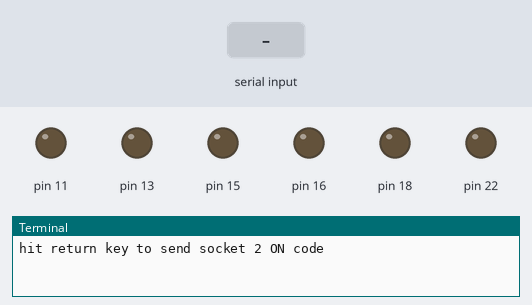
The program below on a simulated Raspberry Pi (header pin numbers). On the bench: output pins drawn as LEDs (lit = HIGH), the last lines printed to the terminal. The inputs (shaded band) are chosen by the test bench.

Above: at 1.2 s.
1.3 s: "1" typed at the terminal, then Enter
At 2.3 s:
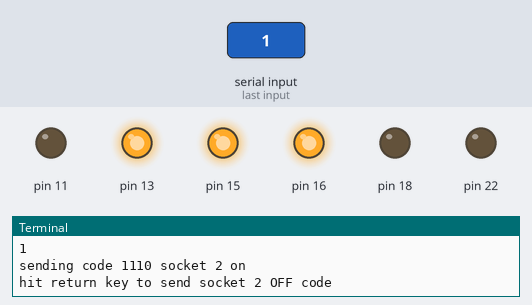
3.1 s: "0" typed at the terminal, then Enter
At 4.6 s:
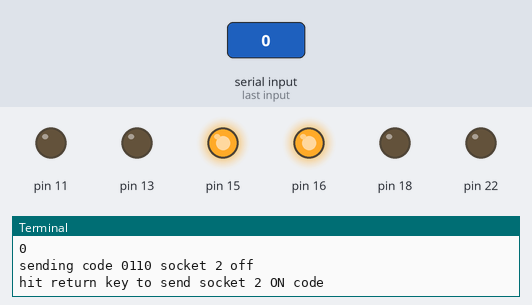
4.9 s: "2" typed at the terminal, then Enter
At 5.12 s:
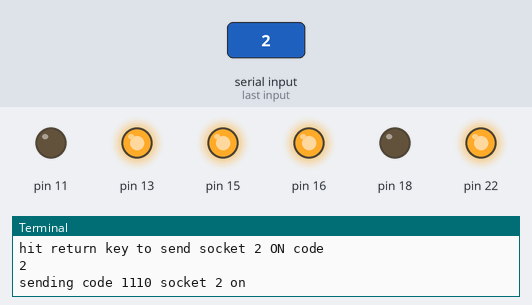
Timing chart, 0 to 7.9 s (numbered marks = the images above; inputs shaded):
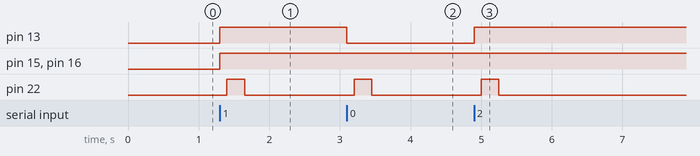

Measured:
- after the input at 1.3 s, pin 13, pin 15, pin 16: LOW → HIGH at once; pin 22: LOW → HIGH after 0.10 s, → LOW 0.25 s later
- after the input at 3.1 s, pin 13: HIGH → LOW at once; pin 22: LOW → HIGH after 0.10 s, → LOW 0.25 s later
- after the input at 4.9 s, pin 13: LOW → HIGH at once; pin 22: LOW → HIGH after 0.10 s, → LOW 0.25 s later

The program:

energenie_test.py
```python
#import the required modules
import RPi.GPIO as GPIO
import time

# set the pins numbering mode
GPIO.setmode(GPIO.BOARD)

# Select the GPIO pins used for the encoder K0-K3 data inputs
GPIO.setup(11, GPIO.OUT)
GPIO.setup(15, GPIO.OUT)
GPIO.setup(16, GPIO.OUT)
GPIO.setup(13, GPIO.OUT)

# Select the signal to select ASK/FSK
GPIO.setup(18, GPIO.OUT)

# Select the signal used to enable/disable the modulator
GPIO.setup(22, GPIO.OUT)

# Disable the modulator by setting CE pin lo
GPIO.output (22, False)

# Set the modulator to ASK for On Off Keying
# by setting MODSEL pin lo
GPIO.output (18, False)

# Initialise K0-K3 inputs of the encoder to 0000
GPIO.output (11, False)
GPIO.output (15, False)
GPIO.output (16, False)
GPIO.output (13, False)

try:
	# We will just loop round switching the units on and off
	while True:
		input('hit return key to send socket 2 ON code')
		# Set K0-K3
		print("sending code 1110 socket 2 on")
		GPIO.output (11, False)
		GPIO.output (15, True)
		GPIO.output (16, True)
		GPIO.output (13, True)
		# let it settle, encoder requires this
		time.sleep(0.1)
		# Enable the modulator
		GPIO.output (22, True)
		# keep enabled for a period
		time.sleep(0.25)
		# Disable the modulator
		GPIO.output (22, False)

		input('hit return key to send socket 2 OFF code')
		# Set K0-K3
		print("sending code 0110 socket 2 off")
		GPIO.output (11, False)
		GPIO.output (15, True)
		GPIO.output (16, True)
		GPIO.output (13, False)
		# let it settle, encoder requires this
		time.sleep(0.1)
		# Enable the modulator
		GPIO.output (22, True)
		# keep enabled for a period
		time.sleep(0.25)
		# Disable the modulator
		GPIO.output (22, False)

# Clean up the GPIOs for next time
except KeyboardInterrupt:
	GPIO.cleanup()
```
